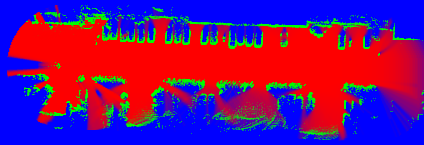
#> input picture imgs/08_occ_mapping_exp/analysis_of_redundant_info/scene0260/ilmMap/ilmMap.png, 424 x 145 px, found by its file name
$ python viz_boundary_area.py
#> lines starting #> are read from the running program, lines starting #| are printed output that depends on the picture; after the words box and inside, x2 and y2 are one past the last pixel; in counts of white or black regions, pixels touching at a corner belong together
from PIL import Image
import numpy as np
import matplotlib.pyplot as plt
import cv2

DATA_DIR = "C:/Users/Daniel/Documents/_uni/PhD/diss/imgs/08_occ_mapping_exp/analysis_of_redundant_info/scene0260/ilmMap/"

ilmMap = np.array(Image.open(DATA_DIR + "ilmMap.png"))/255
occArea = ilmMap[:, :, 1]
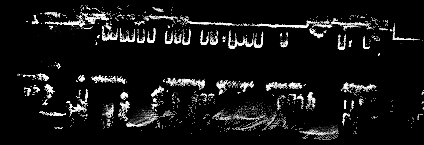
#> occArea: shape (145, 424) float64; min 0, max 0.996, mean 0.079
occArea[occArea < 0.6] = 0
occArea[occArea >= 0.6] = 1
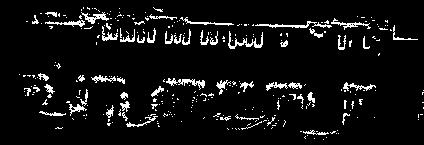
#> occArea: shape (145, 424) float64; values 0 (black) and 1 (white), 6.7% white in thin lines or dots, all inside (x1, y1, x2, y2) = (19, 7, 424, 140)

plt.figure()
N = 4
n = 1
plt.subplot(1, N, n)
n += 1
plt.imshow(ilmMap)

plt.subplot(1, N, n)
n += 1
plt.imshow(occArea)

plt.subplot(1, N, n)
n += 1
mask = (occArea*255).astype(np.uint8)
cnts = cv2.findContours(mask, cv2.RETR_EXTERNAL, cv2.CHAIN_APPROX_SIMPLE)
#> cnts = 304 contours, 267 with area under 20; largest, box (x1, y1, x2, y2) and area: (166, 78, 205, 90) 106, (255, 21, 332, 28) 98, (228, 31, 263, 49) 96, (81, 12, 109, 24) 96, (45, 20, 85, 27) 76
cnts = cnts[0] if len(cnts) == 2 else cnts[1]

for c in cnts:
    cv2.drawContours(mask, [c], -1, 255, thickness=10)
#> this loop made 304 passes
#> c on passes 1 to 3: [[323, 139]], [[314, 138]], [[326, 137]]
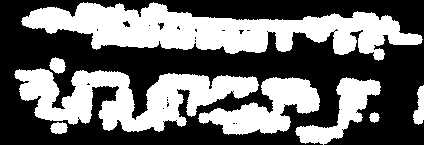
#> mask: shape (145, 424); 42.3% white; 8 white regions

plt.imshow(mask)

plt.subplot(1, N, n)
n += 1
cnts = cv2.findContours(mask, cv2.RETR_EXTERNAL, cv2.CHAIN_APPROX_SIMPLE)
#> cnts = 8 contours; box (x1, y1, x2, y2) and area: (21, 2, 423, 61) 11274, (14, 68, 259, 132) 7621, (198, 77, 320, 135) 3240, (295, 77, 381, 145) 1931, (413, 85, 424, 125) 238, (49, 57, 66, 74) 174, (50, 122, 68, 134) 142, (369, 112, 380, 123) 66
cnts = cnts[0] if len(cnts) == 2 else cnts[1]

ilmMap = (ilmMap*255).astype(np.uint8)
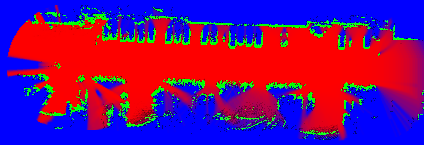
#> ilmMap: shape (145, 424, 3); mean R, G, B 110.5, 17, 123.6
for c in cnts:
    cv2.drawContours(ilmMap, [c], -1, (255, 255, 255), thickness=1)
#> this loop made 8 passes
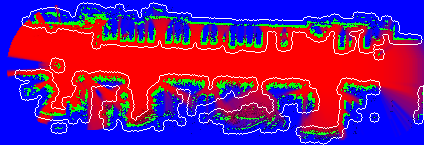
#> ilmMap: shape (145, 424, 3); 4.65% of pixels changed, all inside (x1, y1, x2, y2) = (14, 2, 424, 145)

plt.imshow(ilmMap)

plt.show()
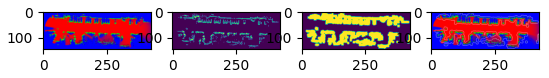
#> figure drawn by matplotlib, 4 panels

cv2.imwrite(DATA_DIR + "ilmMap_contour.png", ilmMap[:, :, [2,1,0]])
